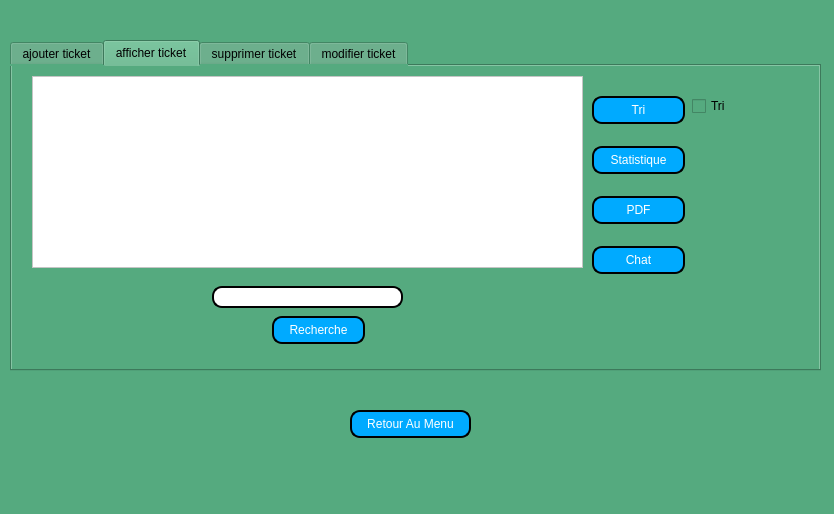
<?xml version="1.0" encoding="UTF-8"?>
<ui version="4.0">
 <class>windowticket</class>
 <widget class="QMainWindow" name="windowticket">
  <property name="geometry">
   <rect>
    <x>0</x>
    <y>0</y>
    <width>834</width>
    <height>514</height>
   </rect>
  </property>
  <property name="windowTitle">
   <string>MainWindow</string>
  </property>
  <property name="styleSheet">
   <string notr="true">background-color: rgb(85, 170, 127)</string>
  </property>
  <widget class="QWidget" name="centralwidget">
   <widget class="QPushButton" name="pushButton_7">
    <property name="geometry">
     <rect>
      <x>350</x>
      <y>410</y>
      <width>121</width>
      <height>28</height>
     </rect>
    </property>
    <property name="styleSheet">
     <string notr="true">border: 2px solid black;



border-radius: 10px;



padding: 0 8px;



color: white;



background:rgb(0, 170, 255) ;



font: bold, &quot;Comic Sans MS&quot;;</string>
    </property>
    <property name="text">
     <string>Retour Au Menu</string>
    </property>
   </widget>
   <widget class="QTabWidget" name="tabWidget">
    <property name="geometry">
     <rect>
      <x>10</x>
      <y>40</y>
      <width>811</width>
      <height>331</height>
     </rect>
    </property>
    <property name="styleSheet">
     <string notr="true">background-color: rgb(85, 170, 127)</string>
    </property>
    <property name="currentIndex">
     <number>1</number>
    </property>
    <widget class="QWidget" name="widget">
     <attribute name="title">
      <string>ajouter ticket</string>
     </attribute>
     <widget class="QGroupBox" name="groupBox">
      <property name="geometry">
       <rect>
        <x>90</x>
        <y>20</y>
        <width>521</width>
        <height>251</height>
       </rect>
      </property>
      <property name="font">
       <font>
        <family>Comic Sans MS</family>
       </font>
      </property>
      <property name="title">
       <string>Formulaire Ajout Tickets</string>
      </property>
      <widget class="QLabel" name="label">
       <property name="geometry">
        <rect>
         <x>30</x>
         <y>30</y>
         <width>131</width>
         <height>16</height>
        </rect>
       </property>
       <property name="text">
        <string>ID</string>
       </property>
      </widget>
      <widget class="QLabel" name="label_2">
       <property name="geometry">
        <rect>
         <x>30</x>
         <y>60</y>
         <width>131</width>
         <height>16</height>
        </rect>
       </property>
       <property name="text">
        <string>ID MATCH</string>
       </property>
      </widget>
      <widget class="QLabel" name="label_3">
       <property name="geometry">
        <rect>
         <x>30</x>
         <y>100</y>
         <width>101</width>
         <height>16</height>
        </rect>
       </property>
       <property name="text">
        <string>DATE TICKET</string>
       </property>
      </widget>
      <widget class="QLineEdit" name="le_id">
       <property name="geometry">
        <rect>
         <x>150</x>
         <y>30</y>
         <width>113</width>
         <height>22</height>
        </rect>
       </property>
       <property name="styleSheet">
        <string notr="true">border: 2px solid black;



border-radius: 10px;



padding: 0 8px;



background: white;



selection-background-color: gray;</string>
       </property>
       <property name="text">
        <string/>
       </property>
      </widget>
      <widget class="QLineEdit" name="le_nombre">
       <property name="geometry">
        <rect>
         <x>150</x>
         <y>60</y>
         <width>113</width>
         <height>22</height>
        </rect>
       </property>
       <property name="styleSheet">
        <string notr="true">border: 2px solid black;



border-radius: 10px;



padding: 0 8px;



background: white;



selection-background-color: gray;</string>
       </property>
       <property name="text">
        <string/>
       </property>
      </widget>
      <widget class="QPushButton" name="pushButton">
       <property name="geometry">
        <rect>
         <x>340</x>
         <y>60</y>
         <width>93</width>
         <height>28</height>
        </rect>
       </property>
       <property name="styleSheet">
        <string notr="true">border: 2px solid black;



border-radius: 10px;



padding: 0 8px;



color: white;



background:rgb(0, 170, 255) ;



font: bold, &quot;Comic Sans MS&quot;;</string>
       </property>
       <property name="text">
        <string>Ajouter</string>
       </property>
      </widget>
      <widget class="QDateEdit" name="dateEdit">
       <property name="geometry">
        <rect>
         <x>150</x>
         <y>100</y>
         <width>110</width>
         <height>22</height>
        </rect>
       </property>
       <property name="styleSheet">
        <string notr="true">border: 2px solid black;



border-radius: 10px;



padding: 0 8px;



background: white;



selection-background-color: gray;</string>
       </property>
      </widget>
      <widget class="QLineEdit" name="le_nombre_3">
       <property name="geometry">
        <rect>
         <x>150</x>
         <y>180</y>
         <width>113</width>
         <height>22</height>
        </rect>
       </property>
       <property name="styleSheet">
        <string notr="true">border: 2px solid black;



border-radius: 10px;



padding: 0 8px;



background: white;



selection-background-color: gray;</string>
       </property>
       <property name="text">
        <string/>
       </property>
      </widget>
      <widget class="QLabel" name="label_11">
       <property name="geometry">
        <rect>
         <x>40</x>
         <y>140</y>
         <width>71</width>
         <height>16</height>
        </rect>
       </property>
       <property name="text">
        <string>TYPE</string>
       </property>
      </widget>
      <widget class="QLabel" name="label_12">
       <property name="geometry">
        <rect>
         <x>40</x>
         <y>180</y>
         <width>71</width>
         <height>16</height>
        </rect>
       </property>
       <property name="text">
        <string>PRIX</string>
       </property>
      </widget>
      <widget class="QComboBox" name="t_type_ajout">
       <property name="geometry">
        <rect>
         <x>150</x>
         <y>140</y>
         <width>111</width>
         <height>22</height>
        </rect>
       </property>
       <property name="styleSheet">
        <string notr="true">border: 2px solid black;



border-radius: 10px;



padding: 0 8px;



background: white;



selection-background-color: gray;</string>
       </property>
       <item>
        <property name="text">
         <string>Choisir Type</string>
        </property>
       </item>
       <item>
        <property name="text">
         <string>VIP</string>
        </property>
       </item>
       <item>
        <property name="text">
         <string>Normal</string>
        </property>
       </item>
      </widget>
     </widget>
    </widget>
    <widget class="QWidget" name="tab_2">
     <attribute name="title">
      <string>afficher ticket</string>
     </attribute>
     <widget class="QTableView" name="tab_tickets">
      <property name="geometry">
       <rect>
        <x>20</x>
        <y>10</y>
        <width>551</width>
        <height>192</height>
       </rect>
      </property>
      <property name="styleSheet">
       <string notr="true">background-color: rgb(255, 255, 255);</string>
      </property>
     </widget>
     <widget class="QPushButton" name="pushButton_4">
      <property name="geometry">
       <rect>
        <x>580</x>
        <y>30</y>
        <width>93</width>
        <height>28</height>
       </rect>
      </property>
      <property name="styleSheet">
       <string notr="true">border: 2px solid black;



border-radius: 10px;



padding: 0 8px;



color: white;



background:rgb(0, 170, 255) ;



font: bold, &quot;Comic Sans MS&quot;;</string>
      </property>
      <property name="text">
       <string>Tri</string>
      </property>
     </widget>
     <widget class="QPushButton" name="pushButton_6">
      <property name="geometry">
       <rect>
        <x>580</x>
        <y>80</y>
        <width>93</width>
        <height>28</height>
       </rect>
      </property>
      <property name="styleSheet">
       <string notr="true">border: 2px solid black;



border-radius: 10px;



padding: 0 8px;



color: white;



background:rgb(0, 170, 255) ;



font: bold, &quot;Comic Sans MS&quot;;</string>
      </property>
      <property name="text">
       <string>Statistique</string>
      </property>
     </widget>
     <widget class="QPushButton" name="pdf_btn_t">
      <property name="geometry">
       <rect>
        <x>580</x>
        <y>130</y>
        <width>93</width>
        <height>28</height>
       </rect>
      </property>
      <property name="styleSheet">
       <string notr="true">border: 2px solid black;



border-radius: 10px;



padding: 0 8px;



color: white;



background:rgb(0, 170, 255) ;



font: bold, &quot;Comic Sans MS&quot;;</string>
      </property>
      <property name="text">
       <string>PDF</string>
      </property>
     </widget>
     <widget class="QPushButton" name="chat_btn_t">
      <property name="geometry">
       <rect>
        <x>580</x>
        <y>180</y>
        <width>93</width>
        <height>28</height>
       </rect>
      </property>
      <property name="styleSheet">
       <string notr="true">border: 2px solid black;



border-radius: 10px;



padding: 0 8px;



color: white;



background:rgb(0, 170, 255) ;



font: bold, &quot;Comic Sans MS&quot;;</string>
      </property>
      <property name="text">
       <string>Chat</string>
      </property>
     </widget>
     <widget class="QPushButton" name="pushButton_5">
      <property name="geometry">
       <rect>
        <x>260</x>
        <y>250</y>
        <width>93</width>
        <height>28</height>
       </rect>
      </property>
      <property name="styleSheet">
       <string notr="true">border: 2px solid black;



border-radius: 10px;



padding: 0 8px;



color: white;



background:rgb(0, 170, 255) ;



font: bold, &quot;Comic Sans MS&quot;;</string>
      </property>
      <property name="text">
       <string>Recherche</string>
      </property>
     </widget>
     <widget class="QLineEdit" name="le_nombre_6">
      <property name="geometry">
       <rect>
        <x>200</x>
        <y>220</y>
        <width>191</width>
        <height>22</height>
       </rect>
      </property>
      <property name="styleSheet">
       <string notr="true">border: 2px solid black;



border-radius: 10px;



padding: 0 8px;



background: white;



selection-background-color: gray;</string>
      </property>
      <property name="text">
       <string/>
      </property>
     </widget>
     <widget class="QCheckBox" name="checkBox">
      <property name="geometry">
       <rect>
        <x>680</x>
        <y>30</y>
        <width>51</width>
        <height>20</height>
       </rect>
      </property>
      <property name="text">
       <string>Tri</string>
      </property>
     </widget>
    </widget>
    <widget class="QWidget" name="tab">
     <attribute name="title">
      <string>supprimer ticket</string>
     </attribute>
     <widget class="QLabel" name="label_4">
      <property name="geometry">
       <rect>
        <x>20</x>
        <y>20</y>
        <width>141</width>
        <height>21</height>
       </rect>
      </property>
      <property name="text">
       <string/>
      </property>
     </widget>
     <widget class="QLabel" name="label_5">
      <property name="geometry">
       <rect>
        <x>220</x>
        <y>86</y>
        <width>56</width>
        <height>16</height>
       </rect>
      </property>
      <property name="text">
       <string>ID</string>
      </property>
     </widget>
     <widget class="QPushButton" name="pushButton_2">
      <property name="geometry">
       <rect>
        <x>460</x>
        <y>80</y>
        <width>93</width>
        <height>28</height>
       </rect>
      </property>
      <property name="styleSheet">
       <string notr="true">border: 2px solid black;



border-radius: 10px;



padding: 0 8px;



color: white;



background:rgb(0, 170, 255) ;



font: bold, &quot;Comic Sans MS&quot;;</string>
      </property>
      <property name="text">
       <string>Supprimer</string>
      </property>
     </widget>
     <widget class="QComboBox" name="supprimer_ticket_combo">
      <property name="geometry">
       <rect>
        <x>292</x>
        <y>85</y>
        <width>121</width>
        <height>22</height>
       </rect>
      </property>
      <property name="styleSheet">
       <string notr="true">border: 2px solid black;



border-radius: 10px;



padding: 0 8px;



background: white;



selection-background-color: gray;</string>
      </property>
     </widget>
    </widget>
    <widget class="QWidget" name="tab_3">
     <attribute name="title">
      <string>modifier ticket</string>
     </attribute>
     <widget class="QLabel" name="label_6">
      <property name="geometry">
       <rect>
        <x>40</x>
        <y>40</y>
        <width>71</width>
        <height>16</height>
       </rect>
      </property>
      <property name="text">
       <string>ID</string>
      </property>
     </widget>
     <widget class="QLabel" name="label_7">
      <property name="geometry">
       <rect>
        <x>40</x>
        <y>70</y>
        <width>111</width>
        <height>16</height>
       </rect>
      </property>
      <property name="text">
       <string>ID D'EVENEMENT</string>
      </property>
     </widget>
     <widget class="QLabel" name="label_8">
      <property name="geometry">
       <rect>
        <x>40</x>
        <y>100</y>
        <width>121</width>
        <height>16</height>
       </rect>
      </property>
      <property name="text">
       <string>DATES DES TICKETS</string>
      </property>
     </widget>
     <widget class="QLineEdit" name="lineEdit_2">
      <property name="geometry">
       <rect>
        <x>230</x>
        <y>40</y>
        <width>113</width>
        <height>22</height>
       </rect>
      </property>
      <property name="styleSheet">
       <string notr="true">border: 2px solid black;



border-radius: 10px;



padding: 0 8px;



background: white;



selection-background-color: gray;</string>
      </property>
     </widget>
     <widget class="QLineEdit" name="lineEdit_3">
      <property name="geometry">
       <rect>
        <x>230</x>
        <y>70</y>
        <width>113</width>
        <height>22</height>
       </rect>
      </property>
      <property name="styleSheet">
       <string notr="true">border: 2px solid black;



border-radius: 10px;



padding: 0 8px;



background: white;



selection-background-color: gray;</string>
      </property>
     </widget>
     <widget class="QDateEdit" name="dateEdit_2">
      <property name="geometry">
       <rect>
        <x>230</x>
        <y>100</y>
        <width>110</width>
        <height>22</height>
       </rect>
      </property>
      <property name="styleSheet">
       <string notr="true">border: 2px solid black;



border-radius: 10px;



padding: 0 8px;



background: white;



selection-background-color: gray;</string>
      </property>
     </widget>
     <widget class="QPushButton" name="pushButton_3">
      <property name="geometry">
       <rect>
        <x>430</x>
        <y>110</y>
        <width>93</width>
        <height>28</height>
       </rect>
      </property>
      <property name="styleSheet">
       <string notr="true">border: 2px solid black;



border-radius: 10px;



padding: 0 8px;



color: white;



background:rgb(0, 170, 255) ;



font: bold, &quot;Comic Sans MS&quot;;</string>
      </property>
      <property name="text">
       <string>Modifier</string>
      </property>
     </widget>
     <widget class="QLineEdit" name="le_nombre_4">
      <property name="geometry">
       <rect>
        <x>230</x>
        <y>180</y>
        <width>113</width>
        <height>22</height>
       </rect>
      </property>
      <property name="styleSheet">
       <string notr="true">border: 2px solid black;



border-radius: 10px;



padding: 0 8px;



background: white;



selection-background-color: gray;</string>
      </property>
      <property name="text">
       <string/>
      </property>
     </widget>
     <widget class="QLabel" name="label_9">
      <property name="geometry">
       <rect>
        <x>50</x>
        <y>140</y>
        <width>71</width>
        <height>16</height>
       </rect>
      </property>
      <property name="text">
       <string>TYPE</string>
      </property>
     </widget>
     <widget class="QLabel" name="label_10">
      <property name="geometry">
       <rect>
        <x>50</x>
        <y>180</y>
        <width>71</width>
        <height>16</height>
       </rect>
      </property>
      <property name="text">
       <string>PRIX</string>
      </property>
     </widget>
     <widget class="QComboBox" name="t_type_modifier">
      <property name="geometry">
       <rect>
        <x>230</x>
        <y>140</y>
        <width>111</width>
        <height>22</height>
       </rect>
      </property>
      <property name="styleSheet">
       <string notr="true">border: 2px solid black;



border-radius: 10px;



padding: 0 8px;



background: white;



selection-background-color: gray;</string>
      </property>
      <item>
       <property name="text">
        <string>Choisir Type</string>
       </property>
      </item>
      <item>
       <property name="text">
        <string>VIP</string>
       </property>
      </item>
      <item>
       <property name="text">
        <string>Normal</string>
       </property>
      </item>
     </widget>
    </widget>
   </widget>
  </widget>
  <widget class="QMenuBar" name="menubar">
   <property name="geometry">
    <rect>
     <x>0</x>
     <y>0</y>
     <width>834</width>
     <height>26</height>
    </rect>
   </property>
  </widget>
  <widget class="QStatusBar" name="statusbar"/>
 </widget>
 <resources/>
 <connections/>
</ui>
